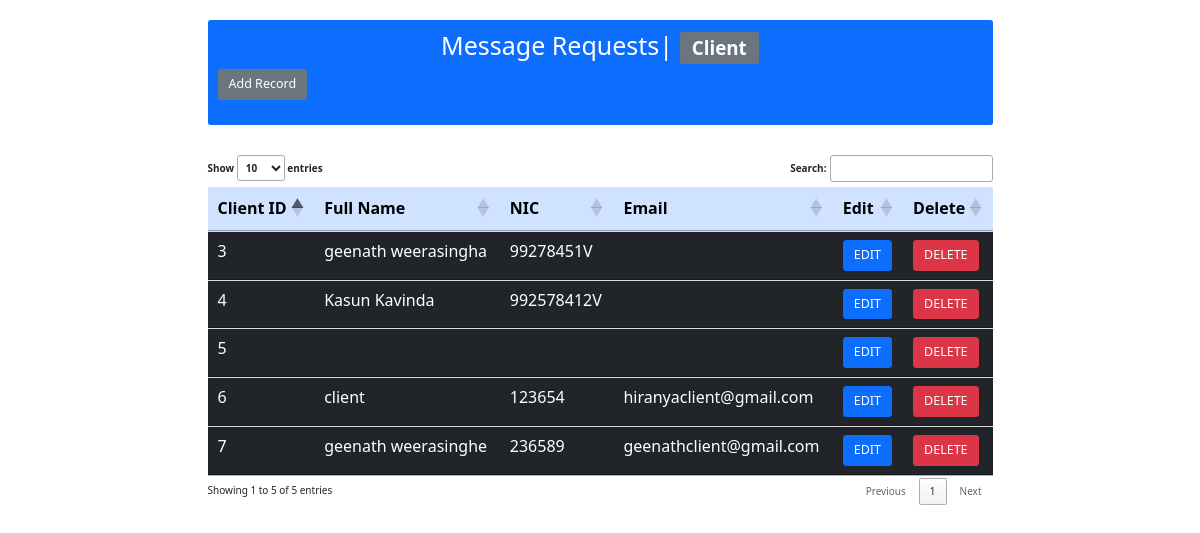
Screenshot of /Cclientmsgrequest.php with the database file from the repository.
### tables this page shows
CREATE TABLE `client` (
  `id` int(255) NOT NULL,
  `username` varchar(255) NOT NULL,
  `password` varchar(255) NOT NULL,
  `fullname` text NOT NULL,
  `nic` varchar(255) NOT NULL
);

### Cclientmsgrequest.php (the view, shortened to what this page needs)
<html>
<head>
	<link rel="stylesheet" href="https://maxcdn.bootstrapcdn.com/bootstrap/3.3.7/css/bootstrap.min.css">
     <link rel="stylesheet" type="text/css" href="https://cdn.datatables.net/1.10.19/css/jquery.dataTables.min.css">
     <link href="https://cdn.jsdelivr.net/npm/bootstrap@5.1.1/dist/css/bootstrap.min.css" rel="stylesheet">
</head>
<body>
	<div class="container mt-3" style="width: 800px; margin-top: 100px;">
    <div class="mt-3 p-3 bg-primary text-white rounded">
		<h1 align="center"> Message Requests| <span class="badge bg-secondary">Client</span> </h1>
		<a href="Mclient.php" class="btn btn-secondary btn-lg">Add Record</a><br><br>
    </div>
    <br>
    <br>
		<div class="row">
        <table id="example" class="table table-dark table-hover " style="width:100%">
        <thead class="table-primary">
            <tr>
                <th>Client ID</th>
                <th>Full Name</th>
                <th>NIC</th>
                <th>Email</th>
                <th>Edit</th>
                <th>Delete</th>
            </tr>
        </thead>
        <tbody>
        	<?php
        	      include("config.php");
                  $query ="SELECT * FROM client";
                  $sql = mysqli_query($conn,$query);
                  while($row = mysqli_fetch_array($sql))
                  {
                    $ID = $row['id'];
                    $Name = $row['fullname'];
                    $NIC = $row['nic'];
                    $Email = $row['username'];
        	?>
            <tr>
                      <td><?php echo $ID ?></td>
                      <td><?php echo $Name ?></td>
                      <td><?php echo $NIC ?></td>
                      <td><?php echo $Email ?></td>
                      <td><a href="Cclientedit.php?id=<?php echo $ID  ?>" class="btn btn-primary btn-lg">EDIT</a></td>
                      <td> <a href="Cclientdelete.php?id=<?php echo $ID ?>" class="btn btn-danger btn-lg" onClick="return confirm('Are you sure you want to delete?')">DELETE</a></td>
            </tr>
            <?php } ?>
        </tbody>
    </table>
		</div>
	</div>
</body>
</html>

### rows the page displays
client: id "3", fullname "geenath weerasingha", nic "99278451V"
client: id "4", fullname "Kasun Kavinda", nic "992578412V"
client: id "5"
client: id "6", fullname "client", nic "123654", username "hiranyaclient@gmail.com"
client: id "7", fullname "geenath weerasinghe", nic "236589", username "geenathclient@gmail.com"
